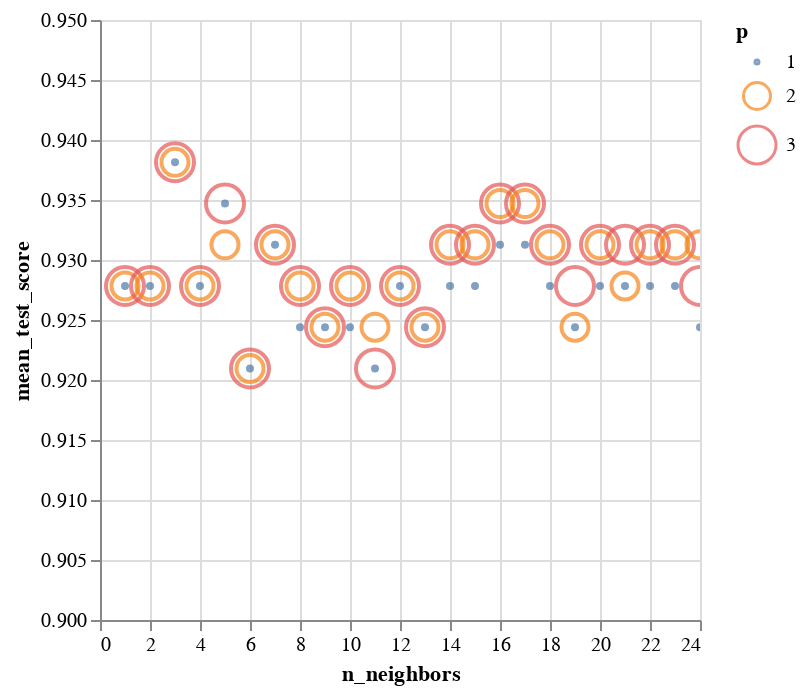

Notebook source saved alongside this figure:
### Code cell
scoresdf = pd.DataFrame(KNN_.cv_results_['params'])
scoresdf['mean_test_score'] = KNN_.cv_results_['mean_test_score']

alt.Chart(scoresdf).mark_point().encode(
    alt.Y('mean_test_score', scale=alt.Scale(domain=[0.90,0.95])),
    alt.X('n_neighbors'),
    alt.Color('p:N'),
    alt.Size('p:O'),
    tooltip = ['mean_test_score']
).interactive()

### Figure 1 — Vega-Lite specification as saved in the notebook (floating-point values rounded to 4 significant figures)
{"config": {"view": {"continuousWidth": 300, "continuousHeight": 300}}, "data": {"name": "data-1cc641f9701788f3a104d2a457c2854f"}, "mark": {"type": "point"}, "encoding": {"color": {"field": "p", "type": "nominal"}, "size": {"field": "p", "type": "ordinal"}, "tooltip": [{"field": "mean_test_score", "type": "quantitative"}], "x": {"field": "n_neighbors", "type": "quantitative"}, "y": {"field": "mean_test_score", "scale": {"domain": [0.9, 0.95]}, "type": "quantitative"}}, "params": [{"name": "param_95", "select": {"type": "interval", "encodings": ["x", "y"]}, "bind": "scales"}], "$schema": "https://vega.github.io/schema/vega-lite/v5.17.0.json", "datasets": {"data-1cc641f9701788f3a104d2a457c2854f": [{"n_neighbors": 1, "p": 1, "mean_test_score": 0.9278}, {"n_neighbors": 1, "p": 2, "mean_test_score": 0.9278}, {"n_neighbors": 1, "p": 3, "mean_test_score": 0.9278}, {"n_neighbors": 2, "p": 1, "mean_test_score": 0.9278}, {"n_neighbors": 2, "p": 2, "mean_test_score": 0.9278}, {"n_neighbors": 2, "p": 3, "mean_test_score": 0.9278}, {"n_neighbors": 3, "p": 1, "mean_test_score": 0.9381}, {"n_neighbors": 3, "p": 2, "mean_test_score": 0.9381}, {"n_neighbors": 3, "p": 3, "mean_test_score": 0.9381}, {"n_neighbors": 4, "p": 1, "mean_test_score": 0.9278}, {"n_neighbors": 4, "p": 2, "mean_test_score": 0.9278}, {"n_neighbors": 4, "p": 3, "mean_test_score": 0.9278}, {"n_neighbors": 5, "p": 1, "mean_test_score": 0.9347}, {"n_neighbors": 5, "p": 2, "mean_test_score": 0.9313}, {"n_neighbors": 5, "p": 3, "mean_test_score": 0.9347}, {"n_neighbors": 6, "p": 1, "mean_test_score": 0.921}, {"n_neighbors": 6, "p": 2, "mean_test_score": 0.921}, {"n_neighbors": 6, "p": 3, "mean_test_score": 0.921}, {"n_neighbors": 7, "p": 1, "mean_test_score": 0.9313}, {"n_neighbors": 7, "p": 2, "mean_test_score": 0.9313}, {"n_neighbors": 7, "p": 3, "mean_test_score": 0.9313}, {"n_neighbors": 8, "p": 1, "mean_test_score": 0.9244}, {"n_neighbors": 8, "p": 2, "mean_test_score": 0.9278}, {"n_neighbors": 8, "p": 3, "mean_test_score": 0.9278}, {"n_neighbors": 9, "p": 1, "mean_test_score": 0.9244}, {"n_neighbors": 9, "p": 2, "mean_test_score": 0.9244}, {"n_neighbors": 9, "p": 3, "mean_test_score": 0.9244}, {"n_neighbors": 10, "p": 1, "mean_test_score": 0.9244}, {"n_neighbors": 10, "p": 2, "mean_test_score": 0.9278}, {"n_neighbors": 10, "p": 3, "mean_test_score": 0.9278}, {"n_neighbors": 11, "p": 1, "mean_test_score": 0.921}, {"n_neighbors": 11, "p": 2, "mean_test_score": 0.9244}, {"n_neighbors": 11, "p": 3, "mean_test_score": 0.921}, {"n_neighbors": 12, "p": 1, "mean_test_score": 0.9278}, {"n_neighbors": 12, "p": 2, "mean_test_score": 0.9278}, {"n_neighbors": 12, "p": 3, "mean_test_score": 0.9278}, {"n_neighbors": 13, "p": 1, "mean_test_score": 0.9244}, {"n_neighbors": 13, "p": 2, "mean_test_score": 0.9244}, {"n_neighbors": 13, "p": 3, "mean_test_score": 0.9244}, {"n_neighbors": 14, "p": 1, "mean_test_score": 0.9278}, {"n_neighbors": 14, "p": 2, "mean_test_score": 0.9313}, {"n_neighbors": 14, "p": 3, "mean_test_score": 0.9313}, {"n_neighbors": 15, "p": 1, "mean_test_score": 0.9278}, {"n_neighbors": 15, "p": 2, "mean_test_score": 0.9313}, {"n_neighbors": 15, "p": 3, "mean_test_score": 0.9313}, {"n_neighbors": 16, "p": 1, "mean_test_score": 0.9313}, {"n_neighbors": 16, "p": 2, "mean_test_score": 0.9347}, {"n_neighbors": 16, "p": 3, "mean_test_score": 0.9347}, {"n_neighbors": 17, "p": 1, "mean_test_score": 0.9313}, {"n_neighbors": 17, "p": 2, "mean_test_score": 0.9347}, {"n_neighbors": 17, "p": 3, "mean_test_score": 0.9347}, {"n_neighbors": 18, "p": 1, "mean_test_score": 0.9278}, {"n_neighbors": 18, "p": 2, "mean_test_score": 0.9313}, {"n_neighbors": 18, "p": 3, "mean_test_score": 0.9313}, {"n_neighbors": 19, "p": 1, "mean_test_score": 0.9244}, {"n_neighbors": 19, "p": 2, "mean_test_score": 0.9244}, {"n_neighbors": 19, "p": 3, "mean_test_score": 0.9278}, {"n_neighbors": 20, "p": 1, "mean_test_score": 0.9278}, {"n_neighbors": 20, "p": 2, "mean_test_score": 0.9313}, {"n_neighbors": 20, "p": 3, "mean_test_score": 0.9313}, {"n_neighbors": 21, "p": 1, "mean_test_score": 0.9278}, {"n_neighbors": 21, "p": 2, "mean_test_score": 0.9278}, {"n_neighbors": 21, "p": 3, "mean_test_score": 0.9313}, {"n_neighbors": 22, "p": 1, "mean_test_score": 0.9278}, {"n_neighbors": 22, "p": 2, "mean_test_score": 0.9313}, {"n_neighbors": 22, "p": 3, "mean_test_score": 0.9313}, {"n_neighbors": 23, "p": 1, "mean_test_score": 0.9278}, {"n_neighbors": 23, "p": 2, "mean_test_score": 0.9313}, {"n_neighbors": 23, "p": 3, "mean_test_score": 0.9313}, {"n_neighbors": 24, "p": 1, "mean_test_score": 0.9244}, {"n_neighbors": 24, "p": 2, "mean_test_score": 0.9313}, {"n_neighbors": 24, "p": 3, "mean_test_score": 0.9278}]}}
